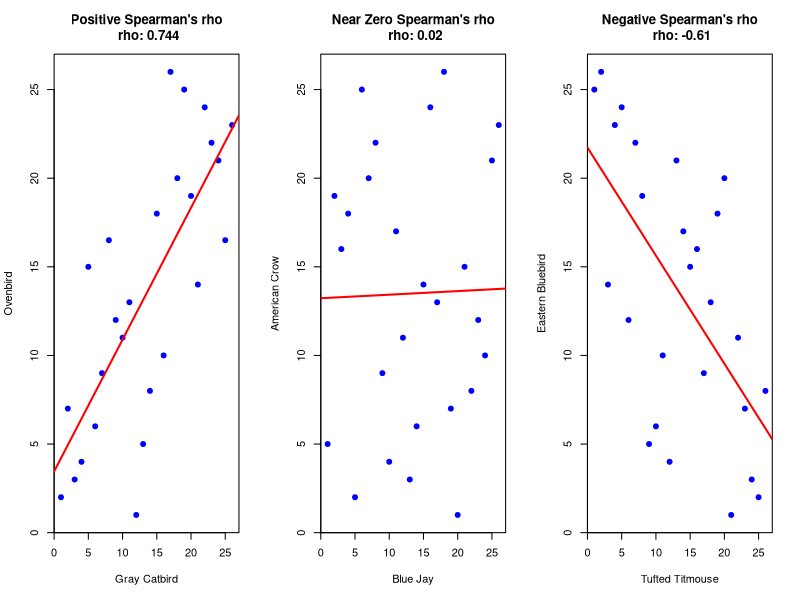

This figure's R source:
# 04/16/2026
# Anneliese Pinnell

#Create a three panel with (mBBS)
#two highly correlated species: Grey Catbird, Ovenbird
#two near zero: Blue Jay and American Crow
#and one negative: Tufted Titmouse and Eastern Bluebird

library(tidyverse)
library(ggplot2)
library(patchwork)

mbbs <- read.csv("data/mbbs/mbbsDeltaYLong.csv")

# Grouped
positive <- mbbs |>
  filter(common_name == "Gray Catbird" | common_name == "Ovenbird") |>
  pivot_wider(
    names_from = common_name,
    values_from = yoy_change
  ) |>
  mutate(catbirdRank = rank(`Gray Catbird`)) |>
  mutate(ovenbirdRank = rank(`Ovenbird`))

nearZero <- mbbs |>
  filter(common_name == "Blue Jay" | common_name == "American Crow") |>
  pivot_wider(
    names_from = common_name,
    values_from = yoy_change
  ) |>
  mutate(blueRank = rank(`Blue Jay`)) |>
  mutate(americanRank = rank(`American Crow`))

negative <- mbbs |>
  filter(common_name == "Tufted Titmouse" | common_name == "Eastern Bluebird") |>
  pivot_wider(
    names_from = common_name,
    values_from = yoy_change
  ) |>
  mutate(tuftedRank = rank(`Tufted Titmouse`)) |>
  mutate(easternRank = rank(`Eastern Bluebird`))

png(filename = "figures/exampleRho.png", width = 7, height = 2.25, units = "in", 
    res = 300)
par(mfrow = c(1, 3))
# Catbird vs. Ovenbird - Positive
model <- lm(positive$ovenbirdRank ~ positive$catbirdRank)
slope_val <- round(coef(model)[2], 3)
subtitle <- paste("Slope:", slope_val)
plot(positive$catbirdRank, positive$ovenbirdRank, 
     main=paste("Positive Spearman's rho\n", "rho:", slope_val),
     xlab="Gray Catbird", ylab="Ovenbird", 
     pch=19, col="blue")
abline(model, col = "red", lwd = 2)


# Blue Jay vs. American Crow - near zero
model <- lm(nearZero$blueRank ~ nearZero$americanRank)
slope_val <- round(coef(model)[2], 3)
plot(nearZero$blueRank, nearZero$americanRank, 
     main=paste("Near Zero Spearman's rho\n", "rho:", slope_val),
     xlab="Blue Jay", ylab="American Crow", 
     pch=19, col="blue")
abline(model, col = "red", lwd = 2)

# Tufted Titmouse vs. Eastern Bluebird - negative
model <- lm(negative$tuftedRank ~ negative$easternRank)
slope_val <- round(coef(model)[2], 3)
plot(negative$tuftedRank, negative$easternRank, 
     main=paste("Negative Spearman's rho\n", "rho:", slope_val),,
     xlab="Tufted Titmouse", ylab="Eastern Bluebird", 
     pch=19, col="blue")
abline(model, col = "red", lwd = 2)

dev.off()
